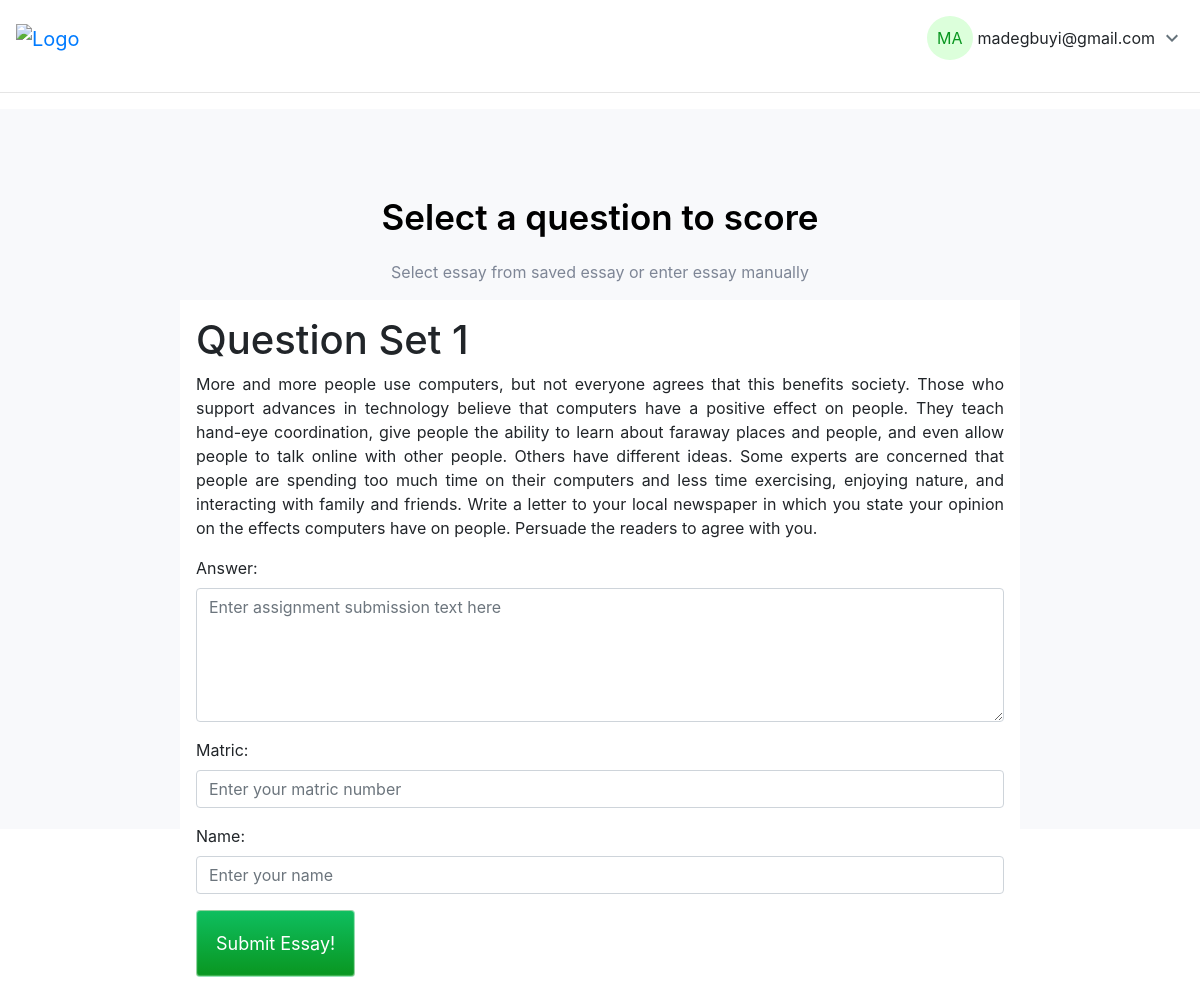
/1/, run on the app's committed database.
### grader/models.py (models this page shows, shortened)
class Question(models.Model):
    question_title = models.TextField(max_length=100000)
    set = models.IntegerField(unique=True)
    min_score = models.IntegerField()
    max_score = models.IntegerField()

### grader/views.py (the view)
# urls.py: path('<int:question_id>/', views.question, name='question'),
def question(request, question_id):
    question = get_object_or_404(Question, pk=question_id)
    if request.method == "POST":
        form = AnswerForm(request.POST)
        if form.is_valid():
            content = form.cleaned_data.get("answer")
            matric_no = form.cleaned_data.get("matric")
            name = form.cleaned_data.get("name")
            if len(content) > 20:
                num_features = 300
                model = word2vec.KeyedVectors.load_word2vec_format(
                    os.path.join(current_path, "deep_learning_files/word2vec.bin"),
                    binary=True,
                )
                clean_test_essays = []
                clean_test_essays.append(
                    essay_to_wordlist(content, remove_stopwords=True)
                )
                testDataVecs = getAvgFeatureVecs(clean_test_essays, model, num_features)
                testDataVecs = np.array(testDataVecs)
                testDataVecs = np.reshape(
                    testDataVecs, (testDataVecs.shape[0], 1, testDataVecs.shape[1])
                )
                lstm_model = get_model()
                lstm_model.load_weights(
                    os.path.join(current_path, "deep_learning_files/final_lstm.h5")
                )
                preds = lstm_model.predict(testDataVecs)
                if math.isnan(preds):
                    preds = 0
                else:
                    preds = np.around(preds)
                if preds < 0:
                    preds = 0
                if preds > question.max_score:
                    preds = question.max_score
            else:
                preds = 0
            K.clear_session()
            essay = Essay.objects.create(
                content=content,
                question=question,
                score=preds,
                matric_no=matric_no,
                name=name,
            )
        return redirect("essay", question_id=question.set, essay_id=essay.id)
    else:
        form = AnswerForm()
    context = {
        "question": question,
        "form": form,
    }
    return render(request, "grader/question.html", context)

### grader/forms.py
class AnswerForm(forms.ModelForm):
    answer = forms.CharField(max_length=100000, widget=forms.Textarea(attrs={'rows': 5, 'placeholder': "Enter assignment submission text here"}))
    matric = forms.CharField(max_length=20, widget=forms.TextInput(attrs={'placeholder': "Enter your matric number"}))
    name = forms.CharField(max_length=100, widget=forms.TextInput(attrs={'placeholder': "Enter your name"}))
    class Meta:
        model = Essay
        fields = ['answer', 'matric', 'name']

### grader/templates/grader/question.html (shortened to what this page needs)
{% extends 'base.html' %}
  {% block content %}
  {% if question %}
  <div class="center-text">
    <p class="main-text">Select a question to score</p>
    <p class="subtitle">Select essay from saved essay or enter essay manually</p>
  </div>
  <div class="main-content">
    <h1>Question Set {{ question.set }}</h1>
    <p class="text-justify">{{ question.question_title }}</p>
    <form method="post" novalidate>
      {% include 'includes/form.html' %}
      <button type="submit" class="submit">Submit Essay!</button>
    </form>
  </div>
  {% else %}
  <h1>Error</h1>
  <script></script>
</div>
{% endif %}
{% endblock %}

### grader/templates/grader/question.html (style rules this page uses)
.submit { display: flex; padding: 1.1875rem; justify-content: center; align-items: center; gap: 0.5rem; color: white; font-size: 18px; align-self: stretch; cursor: pointer; border-radius: 0.25rem; border: 0.5px solid rgba(255, 255, 255, 0.57); background: linear-gradient(180deg, #0EBE5F 0%, #099620 100%); box-shadow: 0px -0.5px 1px 0.2px rgba(220, 255, 219, 0.37) inset; }
.main-text { color: black; font-weight: 600; margin-top: 50px; font-size: 35px; }
.subtitle { color: #7E8696; font-weight: 400; font-size: 1rem; }
.center-text { display: flex; margin-top: 2rem; flex-direction: column; justify-content: center; align-items: center; width: 100%; }
.main-content { display: flex; flex-direction: column; margin: auto; width: 70%; padding: 1rem; background-color: white; }

### templates/base.html (style rules this page uses)
.main-content { display: flex; flex-direction: column; margin: auto; width: 70%; background-color: white; max-width: 900px; }

### data on the page
Question: set "1", question_title "More and more people use computers, but not everyone agrees that this benefits society. Those who support advances in technology believe that computers have a positive effect on people. They teach hand-eye coordination, give people the ability to learn about faraway places and people, and even allow people to talk online with other people. Others have different ideas. Some experts are concerned that people are spending too much time on their computers and less time exercising, enjoying nature, and interacting with family and friends. Write a letter to your local newspaper in which you state your opinion on the effects computers have on people. Persuade the readers to agree with you."

### other printed values
{{ field.label_tag }} "Answer:" "Matric:" "Name:"
